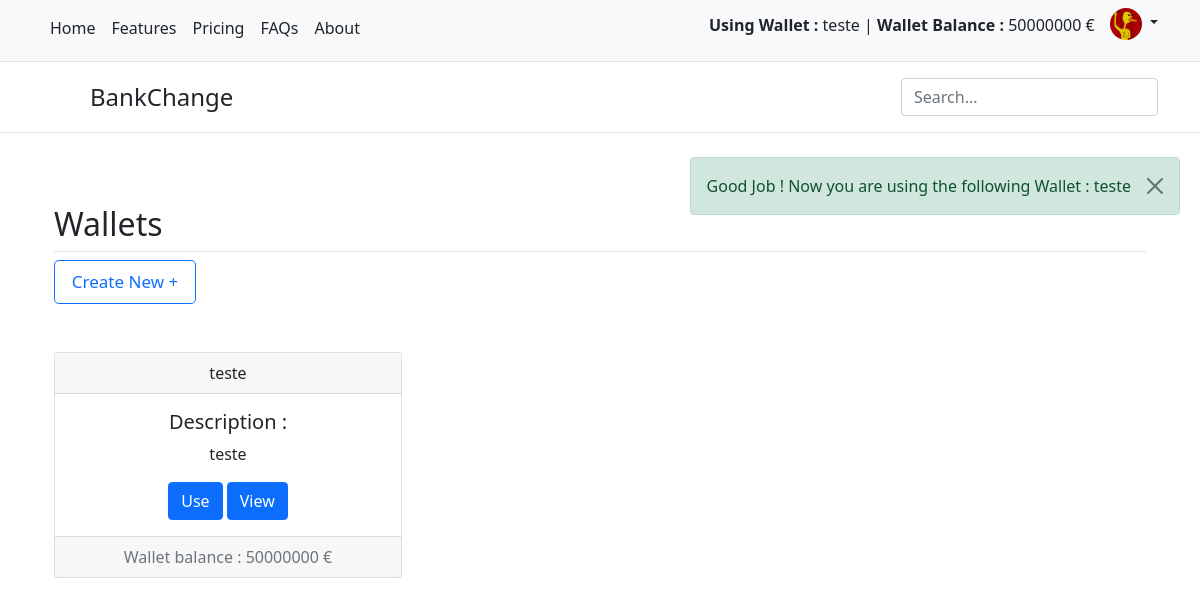
The app's page /src/views/user/wallets/my_wallets.php?id_wallet=50 (signed in) with its own data.
### tables this page shows
CREATE TABLE `wallet` (
  `id_wallet` int(11) NOT NULL,
  `name_wallet` varchar(30) NOT NULL,
  `desc_wallet` varchar(100) DEFAULT NULL,
  `amount` int(11) DEFAULT NULL,
  `status_wallet` varchar(10) NOT NULL DEFAULT 'active',
  `FK_id_user` int(11) NOT NULL,
  `using` int(11) DEFAULT 0
);

### src/classes/WalletClasses.php (called while the page is built, shortened)
<?php
class WalletClasses
{
    private $conn, $hostname = "localhost", $database = "bankchange", $user = "root", $password = "";
    function __construct()
    {
        $this->conn = new mysqli($this->hostname, $this->user, $this->password, $this->database);
    }
    public function selectWalletByIdUser(): array
    {
        $wallets = array();
        $id = $_SESSION['logged_user_info']['id'];
        $sql = "SELECT * FROM `wallet` WHERE `FK_id_user` = '$id' ";
        $result = $this->conn->query($sql);
        if ($result->num_rows > 0) {
            foreach ($result as $wallet) {
                array_push($wallets, $wallet);
            }
        }
        return $wallets;
    }
    public function updateUsingWallet($id_wallet)
    {
        $sql = "SELECT * FROM `wallet` WHERE `id_wallet` = '$id_wallet'";
        $result = $this->conn->query($sql);
    }
}

### src/views/user/wallets/my_wallets.php (the view, shortened to what this page needs)
<?php
$user = new WalletClasses();
if (isset($_GET['id_wallet'])) {
  $using_wallet = new WalletClasses();
  $using_wallet->updateUsingWallet($_GET['id_wallet']);
}
?>
<!doctype html>
<html lang="en">
<head>
  <link href="https://cdn.jsdelivr.net/npm/bootstrap@5.1.2/dist/css/bootstrap.min.css" rel="stylesheet">
</head>
<body>
  <nav class="py-2 bg-light border-bottom">
    <div class="container d-flex flex-wrap">
      <ul class="nav me-auto">
        <li class="nav-item"><a href="../index_page.php" class="nav-link link-dark px-2 active" aria-current="page">Home</a></li>
        <li class="nav-item"><a href="#" class="nav-link link-dark px-2">Features</a></li>
        <li class="nav-item"><a href="#" class="nav-link link-dark px-2">Pricing</a></li>
        <li class="nav-item"><a href="#" class="nav-link link-dark px-2">FAQs</a></li>
        <li class="nav-item"><a href="#" class="nav-link link-dark px-2">About</a></li>
      </ul>
      <p href="#" style="text-align: center;
              margin-right: 15px;
              margin-top: 5px;">
        <?php if (isset($_SESSION['name_wallet'])) { ?>
          <b>Using Wallet :</b>
        <?php echo $_SESSION['name_wallet'] . " | <b>Wallet Balance :</b> " . $_SESSION['balance_wallet'] . " €";
        } ?>
      </p>
      <div class="dropdown text-end">
        <a href="#" class="d-block link-dark text-decoration-none dropdown-toggle" id="dropdownUser1" data-bs-toggle="dropdown" aria-expanded="false">
          <img src="../../../img/profile/<?php echo $_SESSION['logged_user_info']['image']; ?>" alt="mdo" width="32" height="32" class="rounded-circle">
        </a>
      </div>
    </div>
  </nav>
  <header class="py-3 mb-4 border-bottom">
    <div class="container d-flex flex-wrap justify-content-center">
      <a href="../index_page.php" class="d-flex align-items-center mb-3 mb-lg-0 me-lg-auto text-dark text-decoration-none">
        <svg class="bi me-2" width="40" height="32">
          <use xlink:href="#bootstrap"></use>
        </svg>
        <span class="fs-4">BankChange</span>
      </a>
      <form class="col-12 col-lg-auto mb-3 mb-lg-0">
        <input type="search" class="form-control" placeholder="Search..." aria-label="Search">
      </form>
    </div>
  </header>
  <div class="alert alert-success alert-dismissible fade show" style="position: absolute;display: none;right: 20px;" id="alert" role="alert">
    <?php
    if (isset($_SESSION['package_updated'])) {
      echo $_SESSION['package_updated'];
      echo "<script>alert_show();</script>";
      unset($_SESSION['package_updated']);
    } elseif (isset($_SESSION['wallet_created'])) {
      echo $_SESSION['wallet_created'];
      echo "<script>alert_show();</script>";
      unset($_SESSION['wallet_created']);
    } elseif (isset($_SESSION['using_wallet_updated'])) {
      echo $_SESSION['using_wallet_updated'] . $_SESSION['name_wallet'];
    }
    ?>
    <button type="button" class="btn-close" data-bs-dismiss="alert" aria-label="Close"></button>
  </div>
  <div id="wallet_div" style="display:none;">
    <div class="container px-4 py-5" id="hanging-icons">
      <h2 class="pb-2 border-bottom">Wallets</h2>
      <button type="button" id="create_wallet_btn" style="
    width: 13%;
    font-size: 17px;" class="btn btn-lg btn-outline-primary">Create New +</button>
        <?php $i = 0;
        foreach ($user->selectWalletByIdUser() as $wallet) {
          if ($i % 3 == 0) {
        ?>
      <div class="row g-4 py-5 row-cols-1 row-cols-lg-3" id="wallets">
        <div class="col d-flex align-items-start">
          <div class="card text-center" style="width: 100%;">
            <div class="card-header">
              <?php echo $wallet['name_wallet']; ?>
            </div>
            <div class="card-body">
              <h5 class="card-title">Description :</h5>
              <p class="card-text"><?php echo $wallet['desc_wallet']; ?></p>
              <a href="my_wallets.php?id_wallet=<?php echo $wallet['id_wallet']; ?>" class="btn btn-primary" id="btt_use" value="<?php echo $wallet['id_wallet']; ?>">
                Use
              </a>
              <a href="view_wallet.php?id_wallet=<?php echo $wallet['id_wallet']; ?>" class="btn btn-primary" id="btt_use" value="<?php echo $wallet['id_wallet']; ?>">
                View
              </a>
            </div>
            <div class="card-footer text-muted">
              <?php echo "Wallet balance : " . $wallet['amount'] . " €"; ?>
            </div>
          </div>
        </div>
      <?php } ?>
    <?php
          $i = $i + 1;
        } ?>
      </div>
    </div>
  </div>
</body>
</html>

### records on screen
wallet: name_wallet "teste", desc_wallet "teste", $wallet['id_wallet'] 50 (drawn), amount "50000000"

### other values on screen
$_SESSION['name_wallet'] "teste"
$_SESSION['balance_wallet'] "50000000"
$_SESSION['using_wallet_updated'] "Good Job ! Now you are using the following Wallet :"
